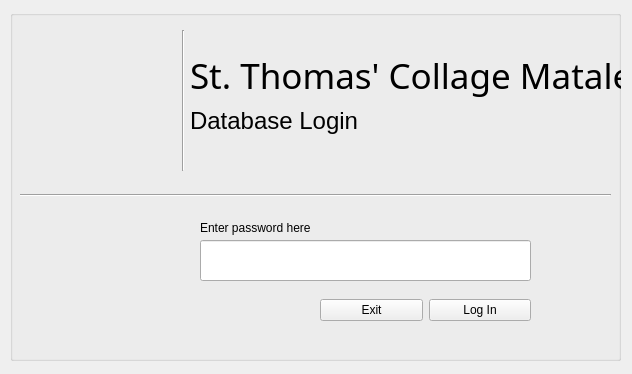
<?xml version="1.0" encoding="UTF-8"?>
<ui version="4.0">
 <class>logwin</class>
 <widget class="QWidget" name="logwin">
  <property name="geometry">
   <rect>
    <x>0</x>
    <y>0</y>
    <width>632</width>
    <height>374</height>
   </rect>
  </property>
  <property name="minimumSize">
   <size>
    <width>632</width>
    <height>374</height>
   </size>
  </property>
  <property name="maximumSize">
   <size>
    <width>632</width>
    <height>374</height>
   </size>
  </property>
  <property name="windowTitle">
   <string>Form</string>
  </property>
  <widget class="QLabel" name="label_2">
   <property name="geometry">
    <rect>
     <x>210</x>
     <y>50</y>
     <width>46</width>
     <height>13</height>
    </rect>
   </property>
   <property name="text">
    <string/>
   </property>
  </widget>
  <widget class="QGroupBox" name="groupBox">
   <property name="geometry">
    <rect>
     <x>10</x>
     <y>10</y>
     <width>611</width>
     <height>351</height>
    </rect>
   </property>
   <property name="title">
    <string/>
   </property>
   <widget class="QLabel" name="label_4">
    <property name="geometry">
     <rect>
      <x>180</x>
      <y>90</y>
      <width>331</width>
      <height>41</height>
     </rect>
    </property>
    <property name="font">
     <font>
      <pointsize>18</pointsize>
     </font>
    </property>
    <property name="text">
     <string>Database Login</string>
    </property>
   </widget>
   <widget class="QLabel" name="label_3">
    <property name="geometry">
     <rect>
      <x>180</x>
      <y>40</y>
      <width>431</width>
      <height>51</height>
     </rect>
    </property>
    <property name="font">
     <font>
      <family>Old English Text MT</family>
      <pointsize>26</pointsize>
     </font>
    </property>
    <property name="text">
     <string>St. Thomas' Collage Matale</string>
    </property>
   </widget>
   <widget class="QLabel" name="label">
    <property name="geometry">
     <rect>
      <x>10</x>
      <y>10</y>
      <width>151</width>
      <height>161</height>
     </rect>
    </property>
    <property name="styleSheet">
     <string notr="true">image: url(:/newPrefix/stc.png);</string>
    </property>
    <property name="text">
     <string/>
    </property>
   </widget>
   <widget class="Line" name="line">
    <property name="geometry">
     <rect>
      <x>10</x>
      <y>175</y>
      <width>591</width>
      <height>21</height>
     </rect>
    </property>
    <property name="orientation">
     <enum>Qt::Horizontal</enum>
    </property>
   </widget>
   <widget class="Line" name="line_2">
    <property name="geometry">
     <rect>
      <x>163</x>
      <y>20</y>
      <width>21</width>
      <height>141</height>
     </rect>
    </property>
    <property name="orientation">
     <enum>Qt::Vertical</enum>
    </property>
   </widget>
   <widget class="QLabel" name="label_5">
    <property name="geometry">
     <rect>
      <x>80</x>
      <y>220</y>
      <width>91</width>
      <height>61</height>
     </rect>
    </property>
    <property name="styleSheet">
     <string notr="true">image: url(:/newPrefix/pass.png);</string>
    </property>
    <property name="text">
     <string/>
    </property>
   </widget>
   <widget class="QLineEdit" name="password">
    <property name="geometry">
     <rect>
      <x>190</x>
      <y>230</y>
      <width>331</width>
      <height>41</height>
     </rect>
    </property>
    <property name="font">
     <font>
      <pointsize>12</pointsize>
     </font>
    </property>
    <property name="echoMode">
     <enum>QLineEdit::Password</enum>
    </property>
    <property name="alignment">
     <set>Qt::AlignCenter</set>
    </property>
   </widget>
   <widget class="QWidget" name="horizontalLayoutWidget">
    <property name="geometry">
     <rect>
      <x>310</x>
      <y>280</y>
      <width>211</width>
      <height>41</height>
     </rect>
    </property>
    <layout class="QHBoxLayout" name="horizontalLayout">
     <item>
      <widget class="QPushButton" name="pushButton_2">
       <property name="text">
        <string>Exit</string>
       </property>
       <property name="icon">
        <iconset resource="exit.qrc">
         <normaloff>:/newPrefix/exit.png</normaloff>:/newPrefix/exit.png</iconset>
       </property>
      </widget>
     </item>
     <item>
      <widget class="QPushButton" name="login">
       <property name="text">
        <string>Log In</string>
       </property>
       <property name="icon">
        <iconset resource="log.qrc">
         <normaloff>:/newPrefix/log.png</normaloff>:/newPrefix/log.png</iconset>
       </property>
      </widget>
     </item>
    </layout>
   </widget>
   <widget class="QLabel" name="label_6">
    <property name="geometry">
     <rect>
      <x>190</x>
      <y>210</y>
      <width>111</width>
      <height>16</height>
     </rect>
    </property>
    <property name="text">
     <string>Enter password here:</string>
    </property>
   </widget>
  </widget>
 </widget>
 <resources>
  <include location="stc.qrc"/>
  <include location="exit.qrc"/>
  <include location="log.qrc"/>
  <include location="password.qrc"/>
 </resources>
 <connections>
  <connection>
   <sender>pushButton_2</sender>
   <signal>clicked()</signal>
   <receiver>logwin</receiver>
   <slot>close()</slot>
   <hints>
    <hint type="sourcelabel">
     <x>354</x>
     <y>306</y>
    </hint>
    <hint type="destinationlabel">
     <x>405</x>
     <y>-21</y>
    </hint>
   </hints>
  </connection>
 </connections>
</ui>
